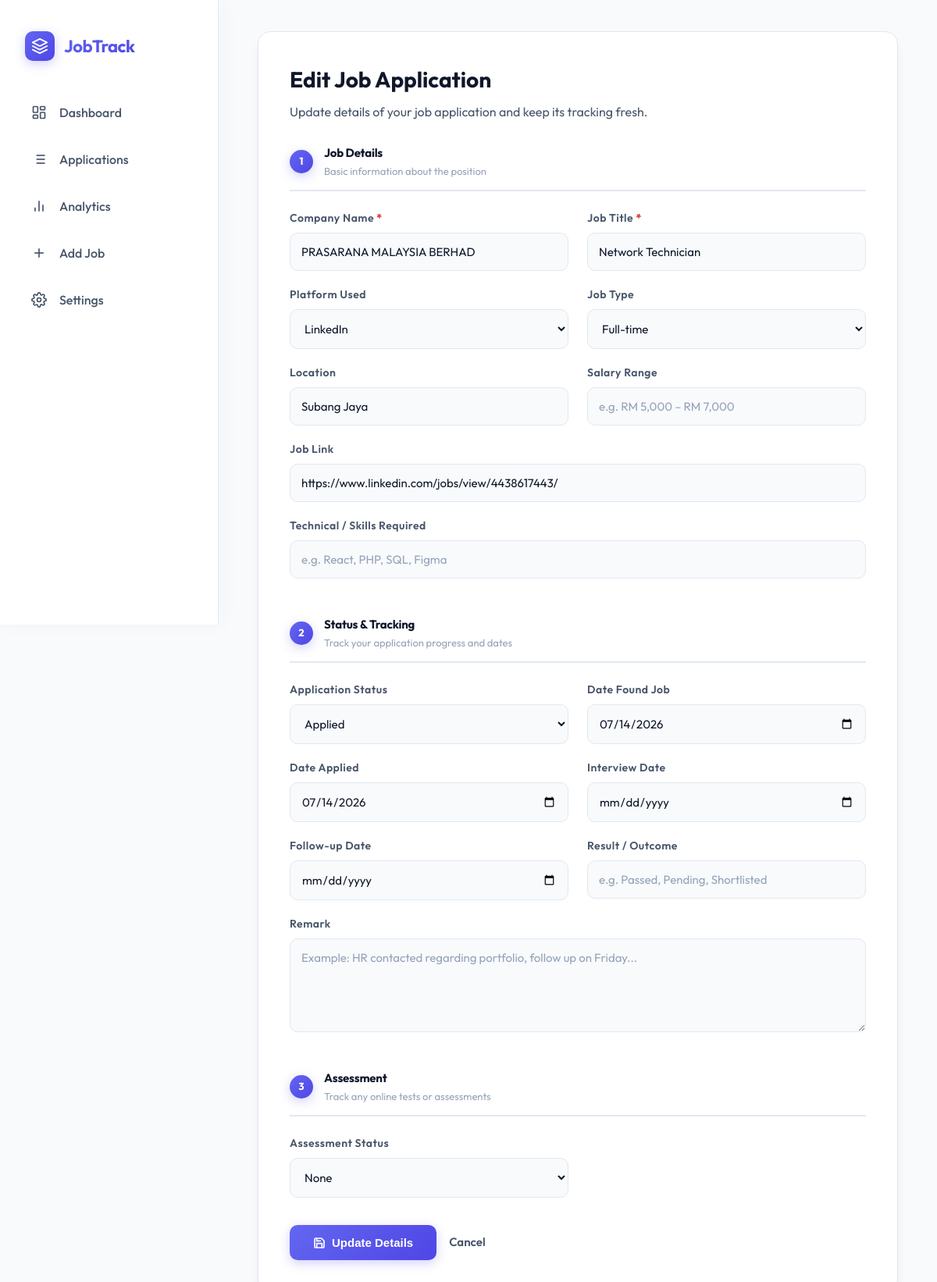
Screenshot of /app/edit.php?id=248 with the database file from the repository.
### tables this page shows
CREATE TABLE applications (
            id INTEGER PRIMARY KEY AUTOINCREMENT,
            job_title TEXT NOT NULL,
            company TEXT NOT NULL,
            platform TEXT,
            date_applied TEXT,
            status TEXT DEFAULT 'Applied',
            notes TEXT,
            created_at DATETIME DEFAULT CURRENT_TIMESTAMP
        , date_found TEXT, job_type TEXT, location TEXT, salary_range TEXT, job_link TEXT, remark TEXT, follow_up_date TEXT, interview_date TEXT, result TEXT, technical_skills TEXT, assessment_status TEXT DEFAULT 'None', assessment_type TEXT, assessment_deadline TEXT, assessment_link TEXT, assessment_notes TEXT);

### app/edit.php (the view, shortened to what this page needs)
<?php
include 'db.php';
$id = isset($_GET['id']) ? (int)$_GET['id'] : 0;
$back = 'index.php';
$stmt = $pdo->prepare("SELECT * FROM applications WHERE id = ?");
$stmt->execute([$id]);
$app = $stmt->fetch(PDO::FETCH_ASSOC);
$platform_options = ['JobStreet', 'LinkedIn', 'Website', 'MyFutureJobs'];
$platform_select_val = '';
if (!empty($app['platform'])) {
    if (in_array($app['platform'], $platform_options)) {
        $platform_select_val = $app['platform'];
    } else {
        $platform_select_val = 'Other';
        $platform_other_val = $app['platform'];
        $show_other = true;
    }
}
?>
<!DOCTYPE html>
<html lang="en">
<head>
    <link rel="stylesheet" href="style.css?v=1.2.0">
</head>
<body>
    <div class="layout">
        <aside class="sidebar">
            <div class="sidebar-logo">
                <div class="sidebar-logo-icon">
                    <svg viewBox="0 0 24 24">
                        <path d="M12 2L2 7l10 5 10-5-10-5zM2 17l10 5 10-5M2 12l10 5 10-5" stroke="white" stroke-width="2" stroke-linecap="round" stroke-linejoin="round" fill="none"/>
                    </svg>
                </div>
                <h2>JobTrack</h2>
            </div>
            <ul class="sidebar-menu">
                <li class="sidebar-menu-item">
                    <a href="index.php?view=dashboard">
                        <svg viewBox="0 0 24 24"><rect x="3" y="3" width="7" height="9" rx="1"></rect><rect x="14" y="3" width="7" height="5" rx="1"></rect><rect x="14" y="12" width="7" height="9" rx="1"></rect><rect x="3" y="16" width="7" height="5" rx="1"></rect></svg>
                        Dashboard
                    </a>
                </li>
                <li class="sidebar-menu-item">
                    <a href="index.php?view=applications">
                        <svg viewBox="0 0 24 24"><line x1="8" y1="6" x2="21" y2="6"></line><line x1="8" y1="12" x2="21" y2="12"></line><line x1="8" y1="18" x2="21" y2="18"></line><line x1="3" y1="6" x2="3.01" y2="6"></line><line x1="3" y1="12" x2="3.01" y2="12"></line><line x1="3" y1="18" x2="3.01" y2="18"></line></svg>
                        Applications
                    </a>
                </li>
                <li class="sidebar-menu-item">
                    <a href="index.php?view=analytics">
                        <svg viewBox="0 0 24 24"><line x1="18" y1="20" x2="18" y2="10"></line><line x1="12" y1="20" x2="12" y2="4"></line><line x1="6" y1="20" x2="6" y2="14"></line></svg>
                        Analytics
                    </a>
                </li>
                <li class="sidebar-menu-item">
                    <a href="add.php">
                        <svg viewBox="0 0 24 24"><line x1="12" y1="5" x2="12" y2="19"></line><line x1="5" y1="12" x2="19" y2="12"></line></svg>
                        Add Job
                    </a>
                </li>
                <li class="sidebar-menu-item">
                    <a href="settings.php">
                        Settings
                    </a>
                </li>
            </ul>
        </aside>
        <main class="main">
            <div class="form-container">
                <h1>Edit Job Application</h1>
                <p class="muted">Update details of your job application and keep its tracking fresh.</p>
                <form method="POST" action="edit.php?id=<?= $id ?>&back=<?= urlencode($back) ?>">
                    <div class="form-grid">
                        <div class="form-section-header">
                            <span class="form-section-number">1</span>
                            <div>
                                <div class="form-section-title">Job Details</div>
                                <div class="form-section-subtitle">Basic information about the position</div>
                            </div>
                        </div>
                        <div class="form-group">
                            <label>Company Name <span class="required-star">*</span></label>
                            <input type="text" name="company" required value="<?= htmlspecialchars($app['company']) ?>" placeholder="e.g. Google, Stripe, Canva">
                        </div>
                        <div class="form-group">
                            <label>Job Title <span class="required-star">*</span></label>
                            <input type="text" name="job_title" required value="<?= htmlspecialchars($app['job_title']) ?>" placeholder="e.g. Senior Software Engineer">
                        </div>
                        <div class="form-group">
                            <label>Platform Used</label>
                            <select name="platform_select" id="platform_select" onchange="togglePlatformOther(this)">
                                <?php foreach ($platform_options as $option): ?>
                                    <option value="<?= $option ?>" <?= $platform_select_val === $option ? 'selected' : '' ?>><?= $option ?></option>
                                <?php endforeach; ?>
                            </select>
                        </div>
                        <div class="form-group">
                            <label>Job Type</label>
                            <select name="job_type">
                                <?php
                                $types = ['Full-time', 'Part-time', 'Internship', 'Contract', 'Remote', 'Hybrid'];
                                foreach ($types as $type): ?>
                                    <option <?= $app['job_type'] === $type ? 'selected' : '' ?>><?= $type ?></option>
                                <?php endforeach; ?>
                            </select>
                        </div>
                        <div class="form-group">
                            <label>Location</label>
                            <input type="text" name="location" value="<?= htmlspecialchars($app['location'] ?: '') ?>" placeholder="e.g. Kuala Lumpur, Remote">
                        </div>
                        <div class="form-group">
                            <label>Salary Range</label>
                            <input type="text" name="salary_range" value="<?= htmlspecialchars($app['salary_range'] ?: '') ?>" placeholder="e.g. RM 5,000 – RM 7,000">
                        </div>
                        <div class="form-group full-width">
                            <label>Job Link</label>
                            <input type="url" name="job_link" value="<?= htmlspecialchars($app['job_link'] ?: '') ?>" placeholder="https://...">
                        </div>
                        <div class="form-group full-width">
                            <label>Technical / Skills Required</label>
                            <input type="text" name="technical_skills" value="<?= htmlspecialchars($app['technical_skills'] ?: '') ?>" placeholder="e.g. React, PHP, SQL, Figma">
                        </div>
                        <div class="form-section-header">
                            <span class="form-section-number">2</span>
                            <div>
                                <div class="form-section-title">Status &amp; Tracking</div>
                                <div class="form-section-subtitle">Track your application progress and dates</div>
                            </div>
                        </div>
                        <div class="form-group">
                            <label>Application Status</label>
                            <select name="status">
                                <?php
                                $statuses = ['Saved', 'Pending', 'Applied', 'Responded', 'Interview', 'Assessment', 'Rejected', 'Offered', 'Expired', 'Unlikely to Progress Further'];
                                foreach ($statuses as $stat): ?>
                                    <option <?= $app['status'] === $stat ? 'selected' : '' ?>><?= $stat ?></option>
                                <?php endforeach; ?>
                            </select>
                        </div>
                        <div class="form-group">
                            <label>Date Found Job</label>
                            <input type="date" name="date_found" value="<?= htmlspecialchars($app['date_found'] ?: '') ?>">
                        </div>
                        <div class="form-group">
                            <label>Date Applied</label>
                            <input type="date" name="date_applied" value="<?= htmlspecialchars($app['date_applied'] ?: '') ?>">
                        </div>
                        <div class="form-group">
                            <label>Interview Date</label>
                            <input type="date" name="interview_date" value="<?= htmlspecialchars($app['interview_date'] ?: '') ?>">
                        </div>
                        <div class="form-group">
                            <label>Follow-up Date</label>
                            <input type="date" name="follow_up_date" value="<?= htmlspecialchars($app['follow_up_date'] ?: '') ?>">
                        </div>
                        <div class="form-group">
                            <label>Result / Outcome</label>
                            <input type="text" name="result" value="<?= htmlspecialchars($app['result'] ?: '') ?>" placeholder="e.g. Passed, Pending, Shortlisted">
                        </div>
                        <div class="form-group full-width">
                            <label>Remark</label>
                            <textarea name="remark" placeholder="Example: HR contacted regarding portfolio, follow up on Friday..."><?= htmlspecialchars($app['remark'] ?: '') ?></textarea>
                        </div>
                        <div class="form-section-header">
                            <span class="form-section-number">3</span>
                            <div>
                                <div class="form-section-title">Assessment</div>
                                <div class="form-section-subtitle">Track any online tests or assessments</div>
                            </div>
                        </div>
                        <div class="form-group">
                            <label>Assessment Status</label>
                            <select name="assessment_status" id="assessment_status" onchange="toggleAssessmentFields()">
                                <option value="None" <?= ($app['assessment_status'] ?? 'None') === 'None' ? 'selected' : '' ?>>None</option>
                            </select>
                        </div>
                    </div>
                    <div class="form-actions">
                        <button type="submit" class="btn">
                            <svg viewBox="0 0 24 24" width="16" height="16" fill="none" stroke="currentColor" stroke-width="2.5"><path d="M19 21H5a2 2 0 0 1-2-2V5a2 2 0 0 1 2-2h11l5 5v11a2 2 0 0 1-2 2z"/><polyline points="17 21 17 13 7 13 7 21"/><polyline points="7 3 7 8 15 8"/></svg>
                            Update Details
                        </button>
                        <a href="<?= htmlspecialchars($back) ?>" class="back">Cancel</a>
                    </div>
                </form>
            </div>
        </main>
    </div>
</body>
</html>

### rows the page displays
applications: company "PRASARANA MALAYSIA BERHAD", job_title "Network Technician", platform_select "LinkedIn", job_type "Full-time", location "Subang Jaya", job_link "https://www.linkedin.com/jobs/view/4438617443/", status "Applied", date_found "07/14/2026", date_applied "07/14/2026", assessment_status "None"
